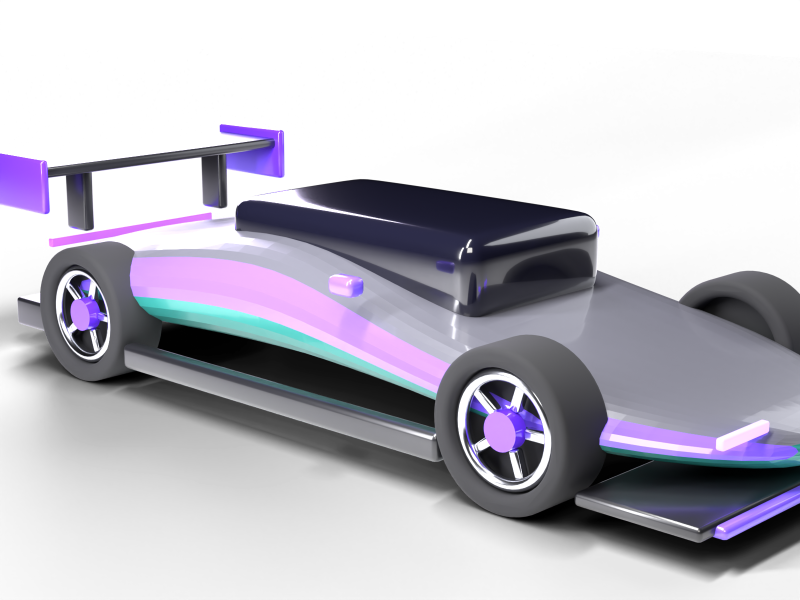
#> input picture assets-3d/cars/car1/hero.png, 1600 x 1200 px (shown at 1/2 size)
$ python build-car-sprites.py
#> lines starting #> are read from the running program, lines starting #| are printed output that depends on the picture
#!/usr/bin/env python3
# Turns the heavy Blender renders in assets-3d/cars into web-light sprites the race can ship:
# one trimmed hero PNG per car plus a single horizontal crash sprite sheet per car (18 frames).
# Source stays untouched; output lands in app/public/cars so Vite serves it as static files.
import os
from PIL import Image
import numpy as np

ROOT = os.path.dirname(os.path.dirname(os.path.dirname(os.path.abspath(__file__))))
SRC = os.path.join(ROOT, "assets-3d", "cars")
OUT = os.path.join(ROOT, "app", "public", "cars")

CARS = ["car1", "car2", "car3", "car4"]
CRASH_FRAMES = 18
HERO_W = 220
FRAME_W = 150


def alpha_bbox(im, thresh):
    a = np.asarray(im.split()[-1])
    ys, xs = np.where(a > thresh)
    if len(xs) == 0:
        return None
    return (int(xs.min()), int(ys.min()), int(xs.max()) + 1, int(ys.max()) + 1)


def save_png(im, path):
    os.makedirs(os.path.dirname(path), exist_ok=True)
    im.save(path, optimize=True)
    return os.path.getsize(path)


def shared_hero_box():
    box = None
    for car in CARS:
        im = Image.open(os.path.join(SRC, car, "hero.png")).convert("RGBA")
        b = alpha_bbox(im, 40)
        if b is None:
            continue
        box = list(b) if box is None else [min(box[0], b[0]), min(box[1], b[1]), max(box[2], b[2]), max(box[3], b[3])]
    return tuple(box)


def build_hero(car, box):
    im = Image.open(os.path.join(SRC, car, "hero.png")).convert("RGBA").crop(box)
    w, h = im.size
    scaled = im.resize((HERO_W, max(1, round(h * HERO_W / w))), Image.LANCZOS)
    size = save_png(scaled, os.path.join(OUT, car, "hero.png"))
    return scaled.size, size


def build_crash_sheet(car):
    frames = []
    box = None
    for i in range(1, CRASH_FRAMES + 1):
        im = Image.open(os.path.join(SRC, car, "crash", f"crash_{i:04d}.png")).convert("RGBA")
        frames.append(im)
        b = alpha_bbox(im, 24)
        if b:
            box = list(b) if box is None else [min(box[0], b[0]), min(box[1], b[1]), max(box[2], b[2]), max(box[3], b[3])]
    box = tuple(box)
    cw, ch = box[2] - box[0], box[3] - box[1]
    fh = max(1, round(ch * FRAME_W / cw))
    sheet = Image.new("RGBA", (FRAME_W * CRASH_FRAMES, fh), (0, 0, 0, 0))
    for idx, im in enumerate(frames):
        f = im.crop(box).resize((FRAME_W, fh), Image.LANCZOS)
        sheet.paste(f, (idx * FRAME_W, 0), f)
    size = save_png(sheet, os.path.join(OUT, car, "crash-sheet.png"))
    return (FRAME_W, fh), size


def main():
    box = shared_hero_box()
#> in shared_hero_box, im is the input picture: PIL image 1600x1200 RGBA; mean R, G, B, A 48, 46, 55.2, 115.1
#> in alpha_bbox, `a = np.asarray(im.split()[-1])`:
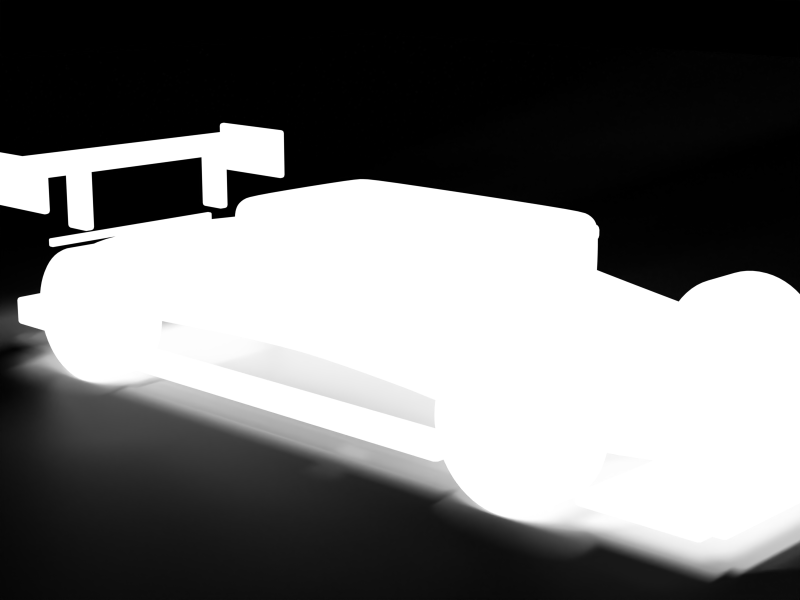
#> a: shape (1200, 1600) (shown at 1/2 size); min 0, max 255, mean 115.1
#> in shared_hero_box, `b = alpha_bbox(im, 40)`: b = (0, 245, 1600, 1163)
#> in shared_hero_box, `box = list(b) if box is None else [min(box[0], b[0]), min(box[1], b[1]..`: box = [0, 245, 1600, 1163]
#> box = (0, 245, 1600, 1163)
    print("hero crop box", box)
#| hero crop box (0, 245, 1600, 1163)
    total = 0
    for car in CARS:
        (hw, hh), hs = build_hero(car, box)
#> in build_hero, `im = Image.open(os.path.join(SRC, car, "hero.png")).convert("RGBA").cr..`:
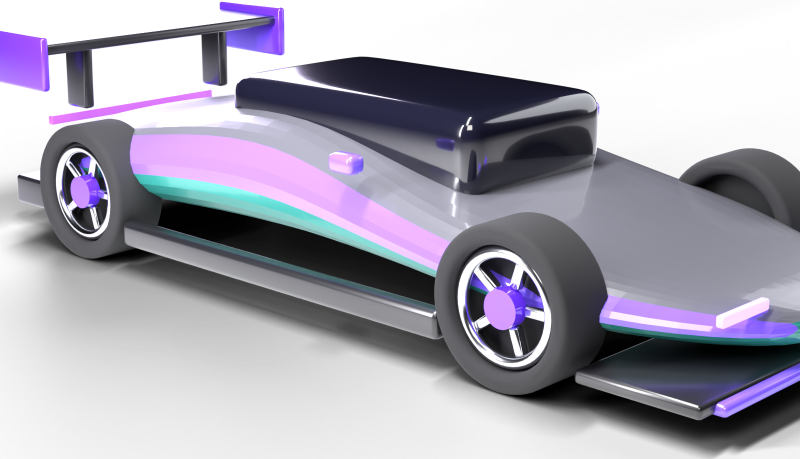
#> im: PIL image 1600x918 RGBA (shown at 1/2 size); mean R, G, B, A 62.7, 60, 72.2, 149.8; transparent parts drawn white
#> in build_hero, `scaled = im.resize((HERO_W, max(1, round(h * HERO_W / w))), Image.LANC..`:
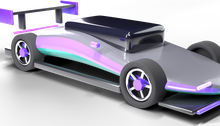
#> scaled: PIL image 220x126 RGBA; mean R, G, B, A 65.6, 62.7, 75.4, 149.7; transparent parts drawn white
#> hw = 220; hh = 126; hs = 38098
        (fw, fh), cs = build_crash_sheet(car)
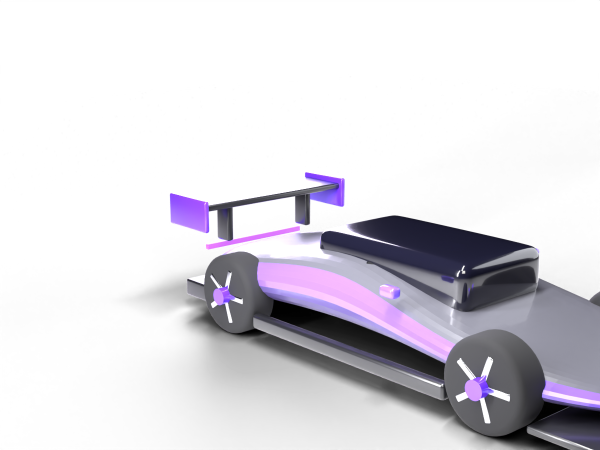
#> input picture assets-3d/crash/crash_0001.png, 1200 x 900 px, found by its file name (shown at 1/2 size)
#> in build_crash_sheet, im is the input picture: PIL image 1200x900 RGBA; mean R, G, B, A 30.4, 28.2, 34.1, 66.9
#> in alpha_bbox (call 5), `a = np.asarray(im.split()[-1])`:
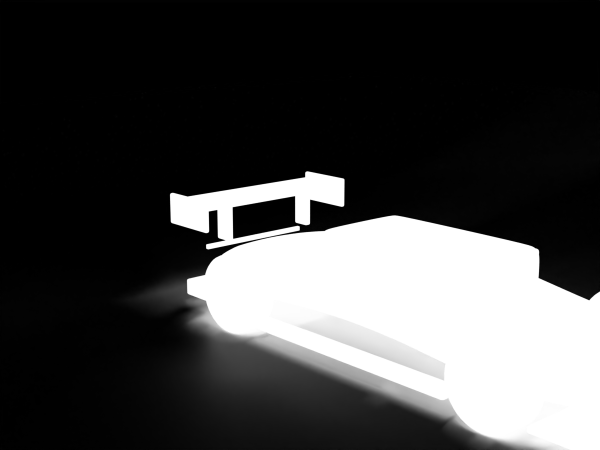
#> a: shape (900, 1200) (shown at 1/2 size); min 0, max 255, mean 66.9
#> in build_crash_sheet, `b = alpha_bbox(im, 24)`: b = (274, 0, 1200, 900)
#> in build_crash_sheet, `box = list(b) if box is None else [min(box[0], b[0]), min(box[1], b[1]..`: box = [274, 0, 1200, 900]
        total += hs + cs
        print(f"{car}: hero {hw}x{hh} {hs//1024}KB | crash frame {fw}x{fh} sheet {cs//1024}KB")
    print(f"total sprite weight {total//1024}KB")


if __name__ == "__main__":
#> (the run stopped early here; a loop or call above may not have finished)
